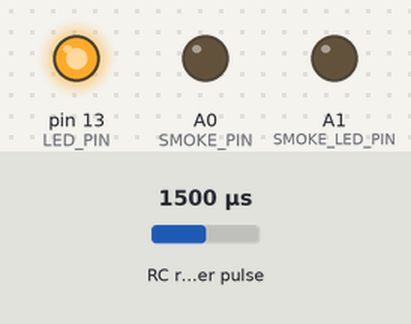
A sketch run on a simulated Arduino Nano, built with avr-gcc and run on an emulated ATmega328P. On the bench: output pins drawn as LEDs (lit = HIGH). Wiring (inferred from the names in the program): RC receiver channel: data pin 2. The inputs (shaded band) are chosen by the test bench; at power-on: RC receiver pulse 1500 µs.

Above: at 1.2 s.
1.3 s: RC receiver pulse (sensor on pin 2) set to 1637 µs
2.8 s: RC receiver pulse (sensor on pin 2) set to 1664 µs
At 3.5 s:
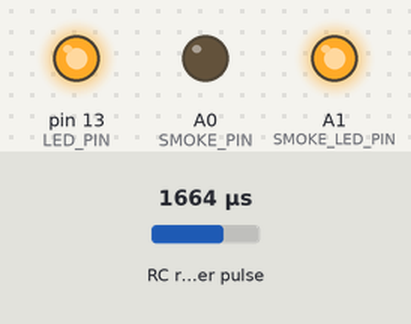
Timing chart, 0 to 5.8 s (numbered marks = the images above; inputs shaded):
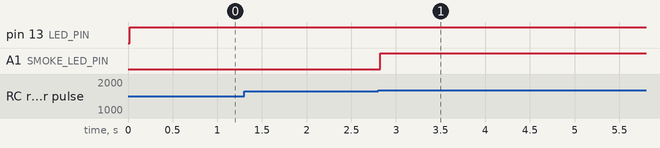

Measured:
- the behaviour switches between 1650 and 1651 µs on RC receiver pulse (sensor on pin 2) (found by bisection; images 0 and 1)
- after the input at 1.3 s, every drawn part: stays the same
- after the input at 2.8 s, A1 (SMOKE_LED_PIN): LOW → HIGH at once

The sketch:

Smoke_Generator.ino
```cpp
/************************************************************/
/**** Smoke_Generator code pour Bateau modèle numéro 144 ****/
/************************************************************/

//!!!!!!!!!!!!!!!
//!!!ATTENTION!!! Vous devez utiliser le schéma rectificatif paru dans le Bateau Modèle hors série 39 de Décembre 2018
//!!!!!!!!!!!!!!!

// ***********
//  Validate
// ***********
#if not (defined(ARDUINO_AVR_NANO) or defined(ARDUINO_AVR_UNO))
  #error You must select Tools->Board->"Arduino/Genuino Nano"
#endif

// ***********
//    PINS
// ***********
#define CHANNEL_0_PIN	2					// PORT D.2 => Receiver input
#define SMOKE_PIN		A0					// PORT C.0 => Smoke output
#define SMOKE_LED_PIN	A1					// PORT C.1 => Smoke LED output
#define LED_PIN			13					// PORT B.5 => Onboard LED

// ***********
//   MACROS
// ***********
//SMOKE LED
#define SMOKE_LED_ON	(PORTC |=  (1<<PORTC1))
#define SMOKE_LED_OFF	(PORTC &= ~(1<<PORTC1))

//ONBOARD LED
#define LED_ON			(PORTB |=  (1<<PORTB5))
#define LED_OFF			(PORTB &= ~(1<<PORTB5))
#define LED_TOGGLE		(PORTB ^=  (1<<PORTB5))

// ***********
// Global variables and constants.
// ***********
//General
uint16_t millisec=0;
boolean failsafe=true;

//Smoke
boolean smoke_request=false;

//Channels
volatile uint16_t Channel0_Value=0;
volatile boolean Channel0_Ok=false;

/****************************/
/*****       INIT       *****/
/****************************/
void setup()
{
	noInterrupts();
	//Init pins
    pinMode(CHANNEL_0_PIN,	INPUT);			// We don't want INPUT_PULLUP as the 5v may damage some receivers!
    attachInterrupt(0, readChannel0, CHANGE);

	pinMode(SMOKE_PIN,		INPUT);			// We want to emulate the button so INPUT when not pressed and OUTPUT 0 when pressed
	digitalWrite(SMOKE_PIN,	LOW);

	pinMode(SMOKE_LED_PIN,	OUTPUT);		// Smoke LED
	SMOKE_LED_OFF;

	pinMode(LED_PIN,		OUTPUT);		// Onboard LED
	LED_OFF;

	// Setup timer 1
	// Mode 0, Clock prescaler /8 => Increment every 0.5µs, rollover every 32.768ms @ 16Mhz Clock
	TCCR1A = 0;
	TCCR1B = 2 << CS10;						// CLK/8
	TCCR1C = 0;
	OCR1A  = 0;								// Timer compare register
	TIFR1  = 0xff;							// Reset flags
	TCNT1  = 1;

	// Interrupt lockdown
	TIFR0  = 0xff;							// Reset flags
	TIMSK0 = 0;								// Turn off timer 0 interrupts ( micros() function etc )
	TIFR2  = 0xff;							// Reset flags
	TIMSK2 = 0;								// Turn off timer 2 interrupts

	interrupts();
}

/****************************/
/*****     MAIN PROG    *****/
/****************************/
void loop()
{// Main
	#define SMOKE_CH_TH 1650				// Above this value in microseconds the smoke will be requested
	static uint8_t tmr1_ovf_cnt=0;

	//Check Channel
	if(Channel0_Ok)
	{// Data received from the RX
		//Read channel 0
		cli();								// Disable interrupts to read the 16 bits value
		uint16_t value=Channel0_Value;
		Channel0_Ok=false;					// Read done
		sei();								// Enable interrupts

		//Rquest smoke based on channel 0 value
		smoke_request=value>SMOKE_CH_TH;

		//Data is being received from the RX
		LED_ON;								// Turn LED on
		tmr1_ovf_cnt=0;						// Reset Timer 1 overflow counter
		failsafe=false;						// Turn failsafe off
	}

	//Failsafe check
	if(TIFR1 & _BV(TOV1))
	{// Timer 1 has an overflow
		TIFR1 |= _BV(TOV1);					// Clear flag
		tmr1_ovf_cnt++;						// Increment Timer 1 overflow counter
		if(tmr1_ovf_cnt>3)
		{	//If no data is received from the RX after 96ms activate failsafe
			LED_TOGGLE;						// Blink LED every 96ms
			failsafe=true;					// Set failsafe
			tmr1_ovf_cnt=0;					// Reset Timer 1 overflow counter

			//Request to turn the smoke off
			smoke_request=false;
		}
	}

	Update_millisec();						// Keep track of time

	Update_Smoke();							// Turn on/off smoke based on request
} // end of loop()

//------ Generate smoke ------
void Update_Smoke()
{
	#define SMOKE_MIN_MS 600				// Must be at least 600ms for the module to accept the command
	#define SMOKE_BUTTON_RELEASE_MS 200		// Must be at least 200ms between press and release of the button
	static boolean smoke_state=false;
	static uint16_t smoke_last_update=millisec;

	//Make smoke based on smoke_request from the RX
	if(smoke_request)
	{
		if(smoke_state==false && millisec-smoke_last_update>=SMOKE_MIN_MS)	// Need to wait SMOKE_MIN_MS between each button press
		{ // Press the button to start the smoke
			DDRC |= _BV(0);					// C0 output	=0
			smoke_state=true;
			smoke_last_update=millisec;
		}
	}
	else
	{
		if(smoke_state==true && millisec-smoke_last_update>=SMOKE_MIN_MS)	// Need to wait SMOKE_MIN_MS between each button press
		{ // Press the button to stop the smoke
			DDRC |= _BV(0);					// C0 output	=0
			smoke_state=false;
			smoke_last_update=millisec;
		}
	}
	if(millisec-smoke_last_update>=SMOKE_BUTTON_RELEASE_MS)
	{ // Release the button after SMOKE_BUTTON_RELEASE_MS it has been pressed
		DDRC &= ~_BV(0);					// C0 input		=1
	}

	//Toggle the SMOKE LED with the smoke
	if(smoke_state)
		SMOKE_LED_ON;
	else
		SMOKE_LED_OFF;
}

/****************************/
/*****    Interrupts    *****/
/****************************/

//---------------------------
//-------- CHANNELS ---------
//---------------------------
void readChannel0()
{
	static uint16_t start=0;
	//Capture timer value
	uint16_t current = TCNT1;				// Capture timer1 immediately

	if(PIND & (1<<PIND2))
	{ // Rising edge of CH0
		start=current;						// Save current timer1 as the start of the pulse
	}
	else
	{ // Falling edge of CH0
		uint16_t val=(current - start)>>1;	// Pulse width
		if(val>900 && val<2100)
		{//If the pulse is valid
			Channel0_Value = val;			// Update the value
			Channel0_Ok=true;				// Inform main that a new value has been received
		}
	}
}

//------ Keep track of time ------
void Update_millisec()
{
	// Update_millisec() is not based interrupts and therefore MUST be called at least once every 32 milliseconds
	static uint16_t last=0;
	uint16_t elapsed=0;
	uint8_t millisToAdd=0;

	cli(); // Disable interrupts
	elapsed = TCNT1;
	sei(); // Enable interrupts
	elapsed -= last;

	if ( elapsed  > 31999 )
	{
		millisToAdd = 16 ;
		last+=32000;
		elapsed-=32000;
	}
	if ( elapsed  > 15999 )
	{
		millisToAdd = 8 ;
		last+=16000;
		elapsed-=16000;
	}
	if ( elapsed  > 7999 )
	{
		millisToAdd += 4 ;
		last+=8000;
		elapsed-=8000;
	}
	if ( elapsed  > 3999 )
	{
		millisToAdd += 2 ;
		last+=4000;
		elapsed-=4000;
	}
	if ( elapsed  > 1999 )
	{
		millisToAdd += 1 ;
		last+=2000;
	}
	millisec+=millisToAdd;
}
```
